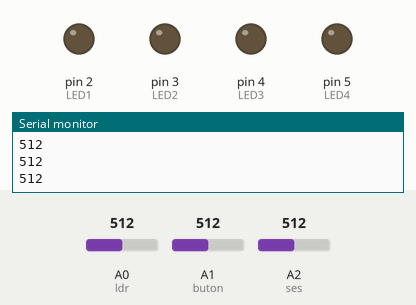
Simulated run of this sketch. Board: Arduino Uno, built with avr-gcc and run on an emulated ATmega328P. On the bench: output pins drawn as LEDs (lit = HIGH), the last lines printed to the serial monitor. Inputs (shaded band) come from the test bench; at power-on: A0 (ldr) = 512, A2 (ses) = 512, A1 (buton) = 512.

Above: at 1.2 s.
1.3 s: A0 (ldr) set to 407
3.4 s: A0 (ldr) set to 387
At 5.5 s:
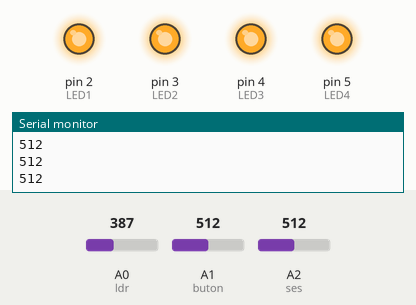
5.8 s: A2 (ses) set to 193
7.7 s: A2 (ses) set to 166
At 8.58 s:
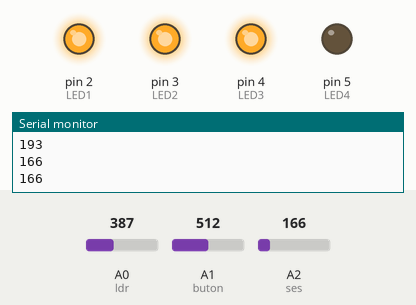
10.7 s: A2 (ses) set to 190
At 11.5 s:
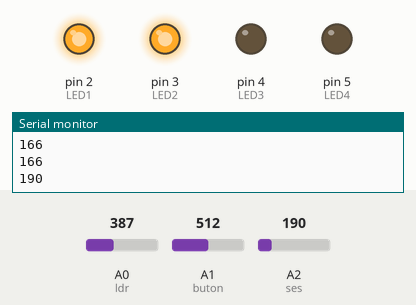
12.5 s: A0 (ldr) set to 410
At 14.1 s:
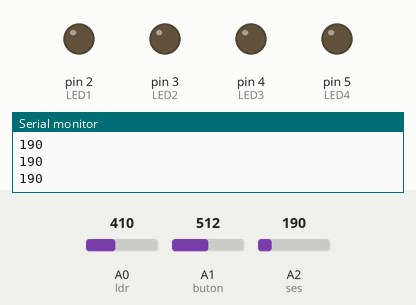
Timing chart, 0 to 15.3 s (numbered marks = the images above; inputs shaded):
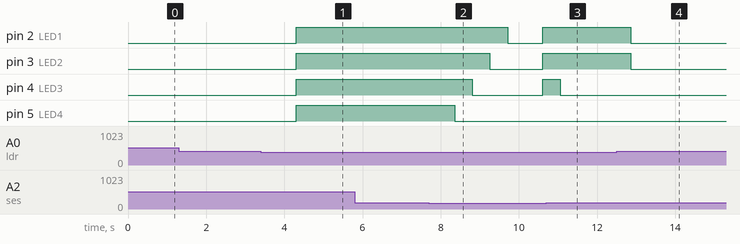

Measured:
- the behaviour switches between 400 and 399 on A0 (ldr) (found by bisection; images 0 and 1)
- the behaviour switches between 181 and 180 on A2 (ses) (found by bisection; images 1 and 2)
- after the input at 3.4 s, pin 2 (LED1), pin 3 (LED2), pin 4 (LED3), pin 5 (LED4): LOW → HIGH after 0.91 s
- after the input at 7.7 s, pin 2 (LED1): HIGH → LOW after 2.0 s, → HIGH 0.90 s later; pin 3 (LED2): HIGH → LOW after 1.6 s, → HIGH 1.4 s later; pin 4 (LED3): HIGH → LOW after 1.1 s, → HIGH 1.8 s later; pin 5 (LED4): HIGH → LOW after 0.66 s
- after the input at 10.7 s, pin 2 (LED1): stays HIGH (without the input it goes to LOW after 1.3 s); pin 3 (LED2): stays HIGH (without the input it goes to LOW after 0.81 s)
- after the input at 12.5 s, pin 2 (LED1), pin 3 (LED2): HIGH → LOW after 0.36 s

The sketch:

Ak_l__Robot.ino
```cpp
int ldr = 14;  // A0
int buton = 15; // A1
int bayrak = 0;
int ses = 16;
//int potansiyometre = 17;

void setup() {
  // put your setup code here, to run once:
  pinMode(ldr,INPUT);
  pinMode(buton,INPUT);
  //pinMode(potansiyometre,INPUT);
  pinMode(2,OUTPUT); //LED1
  pinMode(3,OUTPUT); // LED2
  pinMode(4,OUTPUT); //LED3
  pinMode(5,OUTPUT);  // LED4
  Serial.begin(9600);
}

void loop() {
  // put your main code here, to run repeatedly:
  int ldrDeger = analogRead(ldr);
  int butonDeger = analogRead(buton);
  int sesDeger = analogRead(ses);
  //int potansiyometredeger = analogRead(potansiyometre);
  Serial.println(sesDeger);
  // KODLAR
  if(ldrDeger<400){

    if(butonDeger > 100){
      bayrak = bayrak + 1;
      delay(450);
    }
    if (sesDeger > 180){
      if(bayrak !=0){
      bayrak = bayrak -1;
      delay(450);
      }
    }
    //LED leri yakıyoruz.
    if(bayrak == 0){
      digitalWrite(2,1);
      digitalWrite(3,1);
      digitalWrite(4,1);
      digitalWrite(5,1);
    }
    else if(bayrak == 1){
      digitalWrite(2,1);
      digitalWrite(3,1);
      digitalWrite(4,1);
      digitalWrite(5,0);
    }
    else if(bayrak == 2){
      digitalWrite(2,1);
      digitalWrite(3,1);
      digitalWrite(4,0);
      digitalWrite(5,0);
    }
    else if(bayrak == 3){
      digitalWrite(2,1);
      digitalWrite(3,0);
      digitalWrite(4,0);
      digitalWrite(5,0);
    }
    else if(bayrak == 4){
      digitalWrite(2,0);
      digitalWrite(3,0);
      digitalWrite(4,0);
      digitalWrite(5,0);
    }
    else {
      bayrak = 0;
    }
  }
  else{
    digitalWrite(2,0);
    digitalWrite(3,0);
    digitalWrite(4,0);
    digitalWrite(5,0);
    bayrak = 0;
  }
}
```
